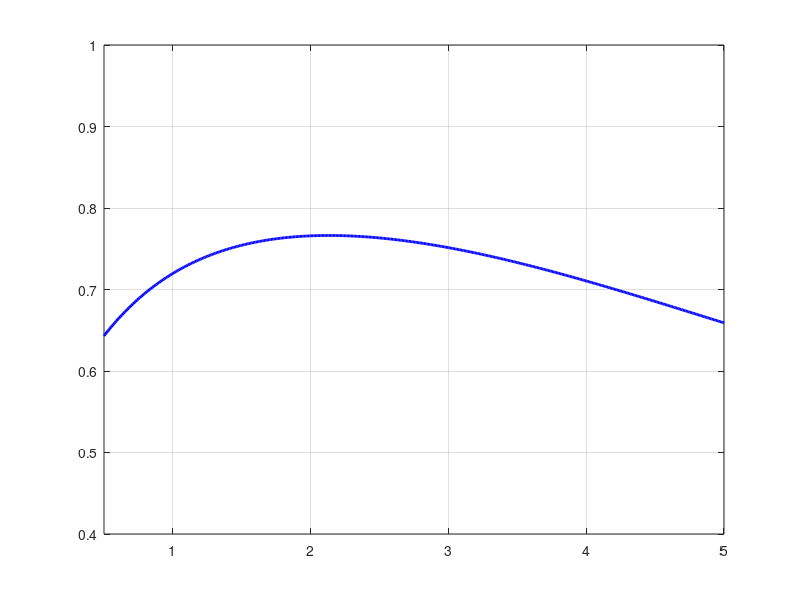

This chart was generated by the following MATLAB code:
% ----- IED KMM -------
clear all;
Pf = 0.1;
% Pf = 0.5;
SNR_dB= -5; % SNR in dB
gam=power(10,SNR_dB/10); % SNR ratio
N=100; % No of samples

m =0.5:0.01:5;
 
for i = 1:length(m) 
    p = m(i);
    mu0 = ((2^(p/2))*gamma((p+1)/2))/sqrt(pi);
    var0 = (((2^p)*(gamma(((2*p)+1)/2)-((gamma((p+1)/2)^2)/sqrt(pi))))/sqrt(pi));
    mu1 = ((2^(p/2))*((1+gam)^(p/2))*gamma((p+1)/2))/sqrt(pi);
    var1 = (((2^p)*((1+gam)^p)*(gamma(((2*p)+1)/2)-((gamma((p+1)/2)^2)/sqrt(pi)))))/sqrt(pi);
    lamda = ((qfuncinv(Pf)*sqrt(var0))/sqrt(N))+mu0;
    Pd(i) = qfunc(sqrt(N)*(lamda-mu1)/sqrt(var1));     
end

% [v1 p1]=max(Pd);
% opt_m1 = m(p1)

plot(m,Pd,'b','linewidth',2); hold on
axis([0.5 5 0.4 1])
% plot(opt_m1,v1,'*k','markersize',10);hold on;
grid on